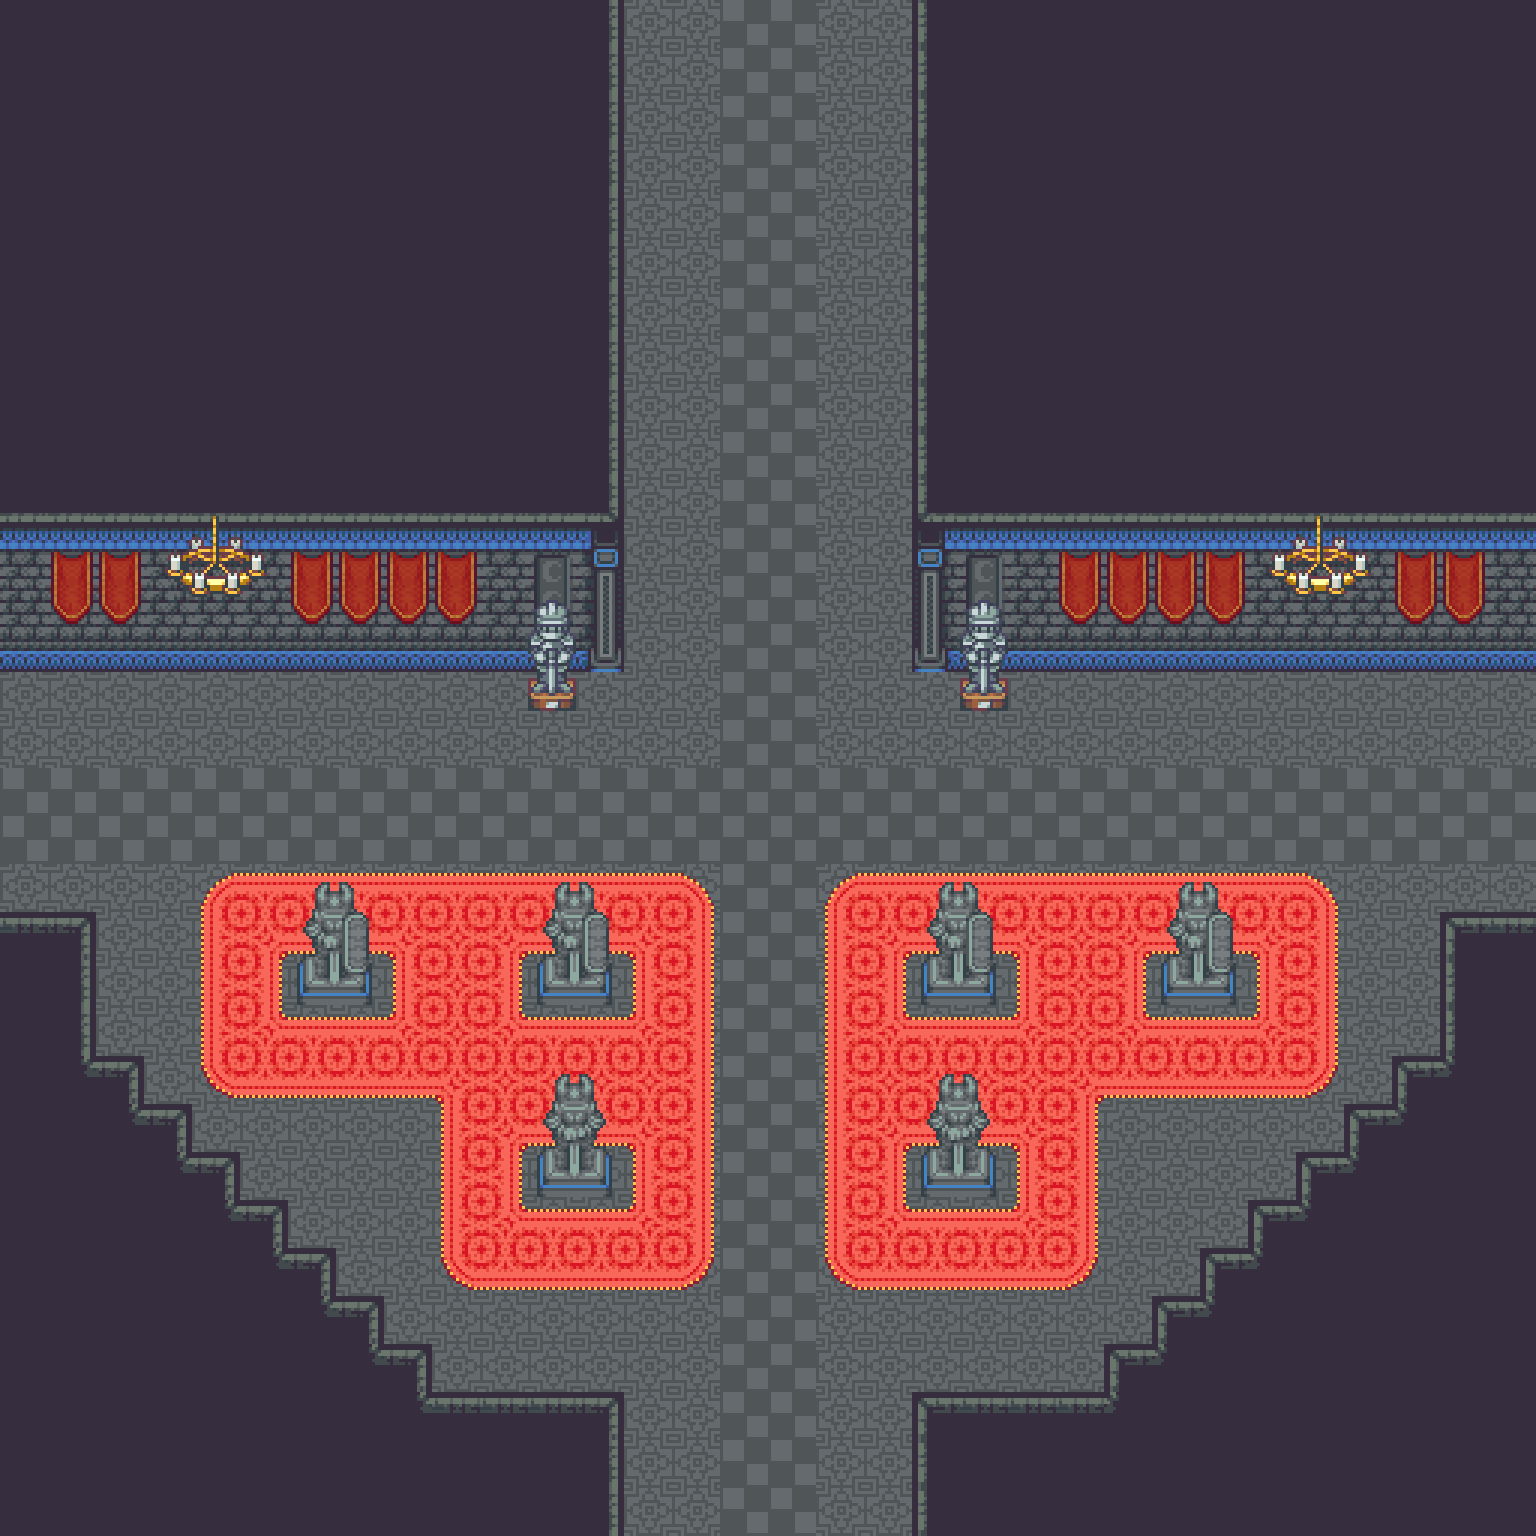

This game map was drawn from its Tiled (.tmx) file and the tilesets committed beside it. A one-line description and the trimmed map source follow:
An orthogonal 32x32 tile map with 48x48 px tiles, 4 tile layers (Ground, Flooring, Furnishing, Ceiling), 4 tilesets and 3 objects.

<map version="1.5" tiledversion="1.7.2" orientation="orthogonal" renderorder="right-down" width="32" height="32" tilewidth="48" tileheight="48" infinite="0" nextlayerid="6" nextobjectid="4">
 <tileset firstgid="1" source="Castle.tsx" />
 <tileset firstgid="1480" source="CastleInterior.tsx" />
 <tileset firstgid="3160" source="CastleObjects.tsx" />
 <tileset firstgid="3416" source="CastleObjects2.tsx" />
 <layer id="2" name="Ground" width="32" height="32">
  <data>[1024 cells, 1024 non-empty, 2 distinct tile ids]</data>
 </layer>
 <layer id="4" name="Flooring" width="32" height="32">
  <data>[1024 cells, 148 non-empty, 14 distinct tile ids]</data>
 </layer>
 <layer id="1" name="Furnishing" width="32" height="32">
  <data>[1024 cells, 550 non-empty, 30 distinct tile ids]</data>
 </layer>
 <layer id="5" name="Ceiling" width="32" height="32">
  <data>[1024 cells, 46 non-empty, 19 distinct tile ids]</data>
 </layer>
 <objectgroup id="3" name="Props">
  <object id="1" gid="235" x="1128" y="720" width="48" height="48">
   <properties>
    <property name="I" value="[ChestSpawn]" />
   </properties>
  </object>
  <object id="2" gid="235" x="360" y="720" width="48" height="48">
   <properties>
    <property name="I" value="[ChestSpawn]" />
   </properties>
  </object>
  <object id="3" gid="235" x="744" y="840" width="48" height="48">
   <properties>
    <property name="S" value="" />
   </properties>
  </object>
 </objectgroup>
</map>
